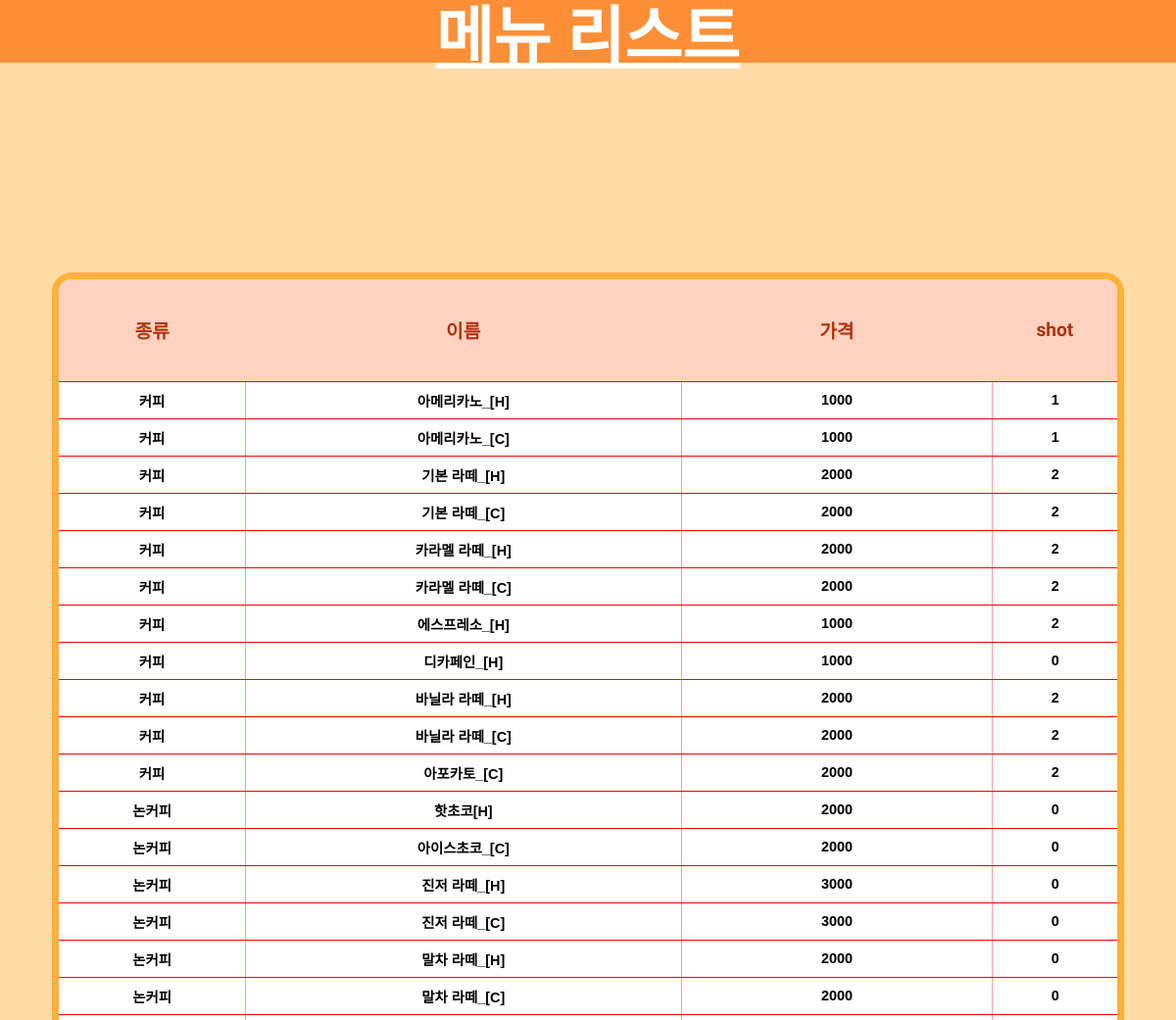
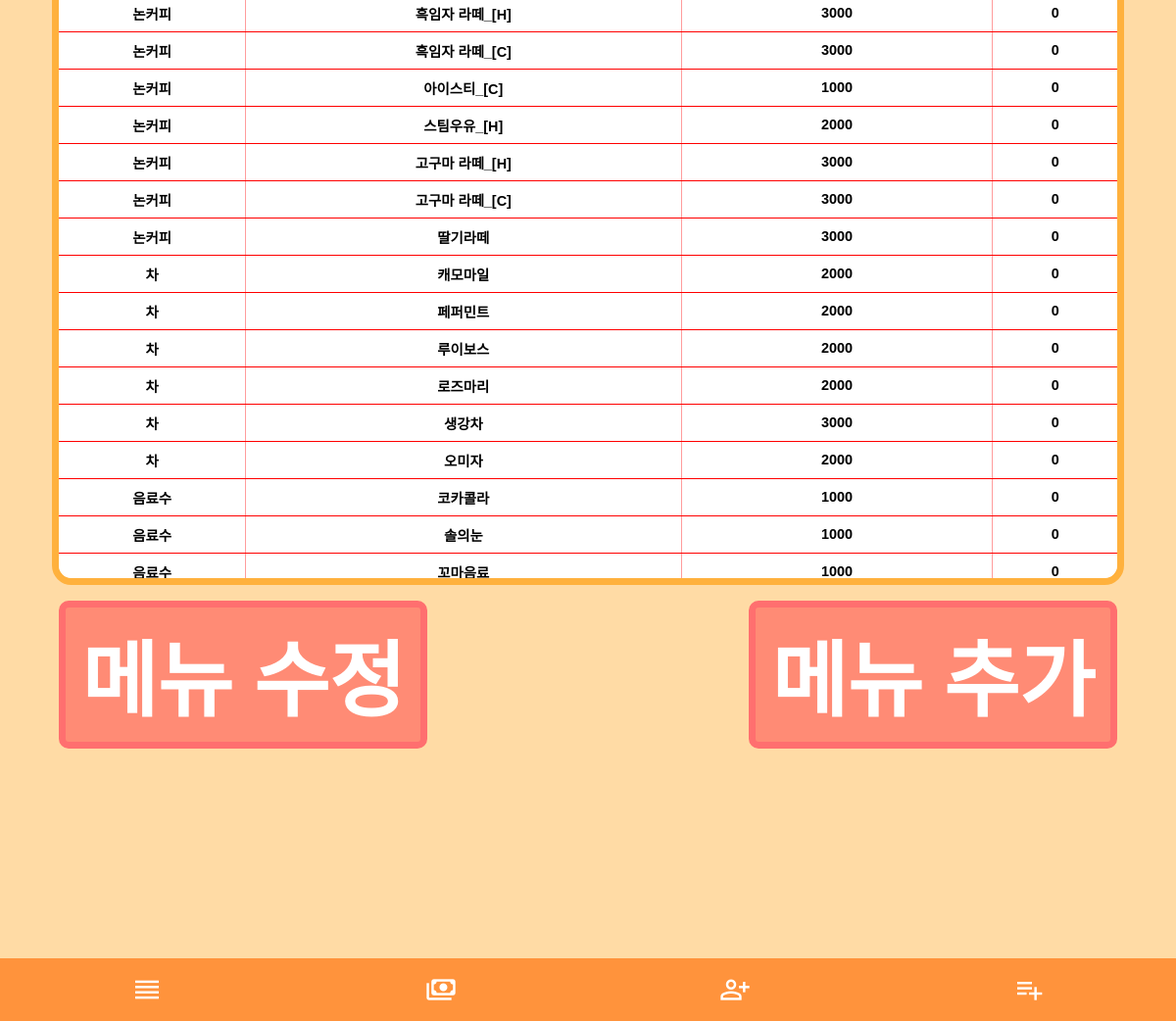
Screenshot of /Menu_list/ with the database file from the repository (2 pictures, top to bottom).
### main/models.py (models this page shows, shortened)
class CafeMenu(models.Model):
    category = models.CharField(max_length=255)
    deg = models.CharField(max_length=255)
    en = models.CharField(max_length=255)
    name = models.CharField(max_length=255)
    price = models.DecimalField(max_digits=10, decimal_places=0)
    img = models.CharField(max_length=255)
    options = models.CharField(max_length=255, default='')
    shot = models.DecimalField(max_digits=10, decimal_places=0, null=True)
    deg_num = models.DecimalField(max_digits=10, decimal_places=0, null=True)

### main/views.py (the view)
# urls.py: path('Menu_list/', MenuList.as_view()),
class MenuList(APIView):
    def get(self, request):
        today = timezone.now().date()
        menu_list = CafeMenu.objects.all().order_by('id')
        cafeoption = CafeOption.objects.all()
        context = {
            'today': today,
            'menu_list': menu_list,
            'cafeoption': cafeoption,
        }
        return render(request, 'main/menu_list.html', context)

### templates/main/menu_list.html (shortened to what this page needs)
<!DOCTYPE html>
<html lang="en">
<head>
    {% load static %}
    {% load humanize %}
    <link rel="stylesheet" type="text/css" href="{% static 'menu_list/menu_list.css' %}">
</head>
<body>
<div class="header">
    <a class="order-waiting-num" href="/">메뉴 리스트</a>
</div>
<div class="menu-list-content">
    <div class="menu-list-container-view">
        <table>
            <thead>
            <tr>
                <th>종류</th>
                <th>이름</th>
                <th>가격</th>
                <th>shot</th>
            </tr>
            </thead>
            <tbody>
            {% for list in menu_list %}
            <tr>
                <td class="menu-category">
                    {{ list.category }}
                </td>
                <td class="menu-name">
                    {{ list.name }}
                </td>
                <td class="menu-price">
                    {{ list.price }}
                </td>
                <td class="menu-shot">
                    {{ list.shot }}
                </td>
            </tr>
            {% endfor %}
            </tbody>
        </table>
    </div>
    <div class="menu-main-select-btn">
        <div class="select-btn edit-btn" onclick="menu_edit()">메뉴 수정</div>
        <div class="select-btn add-btn" onclick="menu_add()">메뉴 추가</div>
    </div>
</div>
</body>
<footer>
    <a class="material-symbols-outlined footer-icon" href="/manager" style="text-decoration: none;">reorder</a>
    <a class="material-symbols-outlined footer-icon" href="/PointExamine">payments</a>
    <a class="material-symbols-outlined footer-icon" href="/Client_list">person_add</a>
    <a class="material-symbols-outlined footer-icon" href="/Menu_list">playlist_add</a>
</footer>
</html>

### static/menu_list/menu_list.css (style rules this page uses)
html { background-color: #ffdba5; }
:root { --font-googleTitan_One: 'Titan_One', cursive; --font-googleNanum_Pen_Script: 'Nanum_Pen_Script', cursive; --font-googleSingle_Day: 'Single_Day', cursive; --font-googleGamja_Flower: 'Gamja_Flower', cursive; --font-googleDongle-Bold: 'Dongle-Bold', cursive; --font-googleDongle-Light: 'Dongle-Bold', cursive; --font-googleDongle-Regular: 'Dongle-Bold', cursive; }
body { font-family: Arial, sans-serif; margin: 0; padding: 0; }
.header { position: fixed; display: flex; flex-direction: row; justify-content: space-around; align-items: center; width: 100%; height: 4rem; background-color: #ff8f36; font-family: 'Dongle', sans-serif; }
.order-waiting-num { font-size: 2rem; font-weight: 600; color: white; scale: 2; }
.menu-list-content { position: absolute; top: 5rem; display: flex; flex-direction: column; justify-content: center; align-items: center; width: 100%; height: calc(100% - 10rem); z-index: 2; transition: transform 0.5s ease-in-out, opacity 0.3s ease-in-out; }
.menu-list-container-view { display: flex; flex-direction: column; justify-content: start; align-items: start; width: 90%; height: 70%; border: 7px solid rgb(255, 177, 61); border-radius: 20px; background-color: white; font-size: 1.5rem; font-weight: 600; font-family: 'Gamja Flower', sans-serif; color: #4d2107; transition: transform 0.5s ease-in-out, opacity 0.3s ease-in-out; overflow: scroll; }
table { width: 100%; border-collapse: collapse; color: black; }
thead { height: 5vh; font-family: "Gowun Dodum", sans-serif; }
thead th { position: sticky; top: 0; background-color: #ffd2c0; z-index: 1; font-family: 'Gamja Flower', sans-serif; font-size: 1.2rem; font-weight: 600; color: #af300e; }
th, td { text-align: center; padding: 8px 0; border-bottom: 1px solid #ff0000; font-size: 0.9rem; font-weight: 600; font-family: "Gowun Dodum", sans-serif; font-style: normal; }
th { background-color: #f2f2f2; }
td:not(:last-child) { border-right: 1px solid #ff9c9c; }
.menu-category { width: 15vw; }
.menu-name { width: 35vw; }
.menu-price { width: 25vw; }
.menu-shot { width: 10vw; }
.menu-main-select-btn { display: flex; flex-direction: row; justify-content: space-between; align-items: center; width: 90%; margin-top: 1rem; }
.select-btn { display: flex; flex-direction: row; justify-content: center; align-items: center; border-radius: 10px; border: #ff6f6f 7px solid; padding: 0.5rem 1rem; background-color: #ff8b75; color: white; font-size: 7vw; font-weight: 600; font-family: 'Gamja Flower', sans-serif; }
footer { display: flex; flex-direction: row; justify-content: space-around; align-items: start; background-color: #ff933c; color: #faeed8; position: fixed; bottom: 0; width: 100%; height: 4rem; }
.footer-icon { margin-top: 1rem; font-size: 2rem !important; text-decoration: none; color: white; }

### rows the page displays
CafeMenu: category "커피", name "아메리카노_[H]", price "1000", shot "1"
CafeMenu: category "커피", name "아메리카노_[C]", price "1000", shot "1"
CafeMenu: category "커피", name "기본 라떼_[H]", price "2000", shot "2"
CafeMenu: category "커피", name "기본 라떼_[C]", price "2000", shot "2"
CafeMenu: category "커피", name "카라멜 라떼_[H]", price "2000", shot "2"
CafeMenu: category "커피", name "카라멜 라떼_[C]", price "2000", shot "2"
CafeMenu: category "커피", name "에스프레소_[H]", price "1000", shot "2"
CafeMenu: category "커피", name "디카페인_[H]", price "1000", shot "0"
CafeMenu: category "커피", name "바닐라 라떼_[H]", price "2000", shot "2"
CafeMenu: category "커피", name "바닐라 라떼_[C]", price "2000", shot "2"
CafeMenu: category "커피", name "아포카토_[C]", price "2000", shot "2"
CafeMenu: category "논커피", name "핫초코[H]", price "2000", shot "0"
CafeMenu: category "논커피", name "아이스초코_[C]", price "2000", shot "0"
CafeMenu: category "논커피", name "진저 라떼_[H]", price "3000", shot "0"
CafeMenu: category "논커피", name "진저 라떼_[C]", price "3000", shot "0"
CafeMenu: category "논커피", name "말차 라떼_[H]", price "2000", shot "0"
CafeMenu: category "논커피", name "말차 라떼_[C]", price "2000", shot "0"
CafeMenu: category "논커피", name "흑임자 라떼_[H]", price "3000", shot "0"
CafeMenu: category "논커피", name "흑임자 라떼_[C]", price "3000", shot "0"
CafeMenu: category "논커피", name "아이스티_[C]", price "1000", shot "0"
CafeMenu: category "논커피", name "스팀우유_[H]", price "2000", shot "0"
CafeMenu: category "논커피", name "고구마 라떼_[H]", price "3000", shot "0"
CafeMenu: category "논커피", name "고구마 라떼_[C]", price "3000", shot "0"
CafeMenu: category "논커피", name "딸기라떼", price "3000", shot "0"
CafeMenu: category "차", name "캐모마일", price "2000", shot "0"
CafeMenu: category "차", name "페퍼민트", price "2000", shot "0"
CafeMenu: category "차", name "루이보스", price "2000", shot "0"
CafeMenu: category "차", name "로즈마리", price "2000", shot "0"
CafeMenu: category "차", name "생강차", price "3000", shot "0"
CafeMenu: category "차", name "오미자", price "2000", shot "0"
CafeMenu: category "음료수", name "코카콜라", price "1000", shot "0"
CafeMenu: category "음료수", name "솔의눈", price "1000", shot "0"
CafeMenu: category "음료수", name "꼬마음료", price "1000", shot "0"
